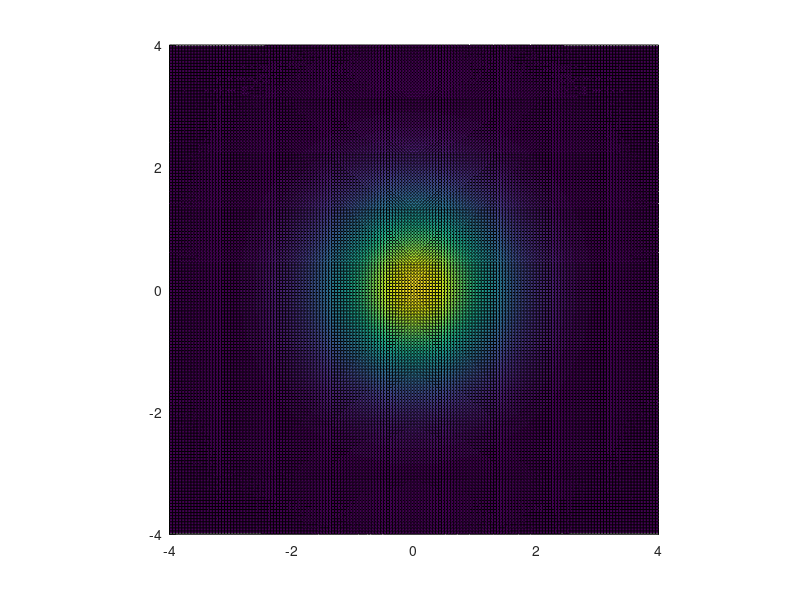

The MATLAB source for this figure:
clear 
divs = 20;
x = -4:1/divs:4;
y = -4:1/divs:4;
[X,Y] = meshgrid(x,y);
Z = exp(-1*(X.^2 + Y.^2)/(2));

figure, hold on, grid on,rotate3d on, axis square
surf(X,Y,Z)






